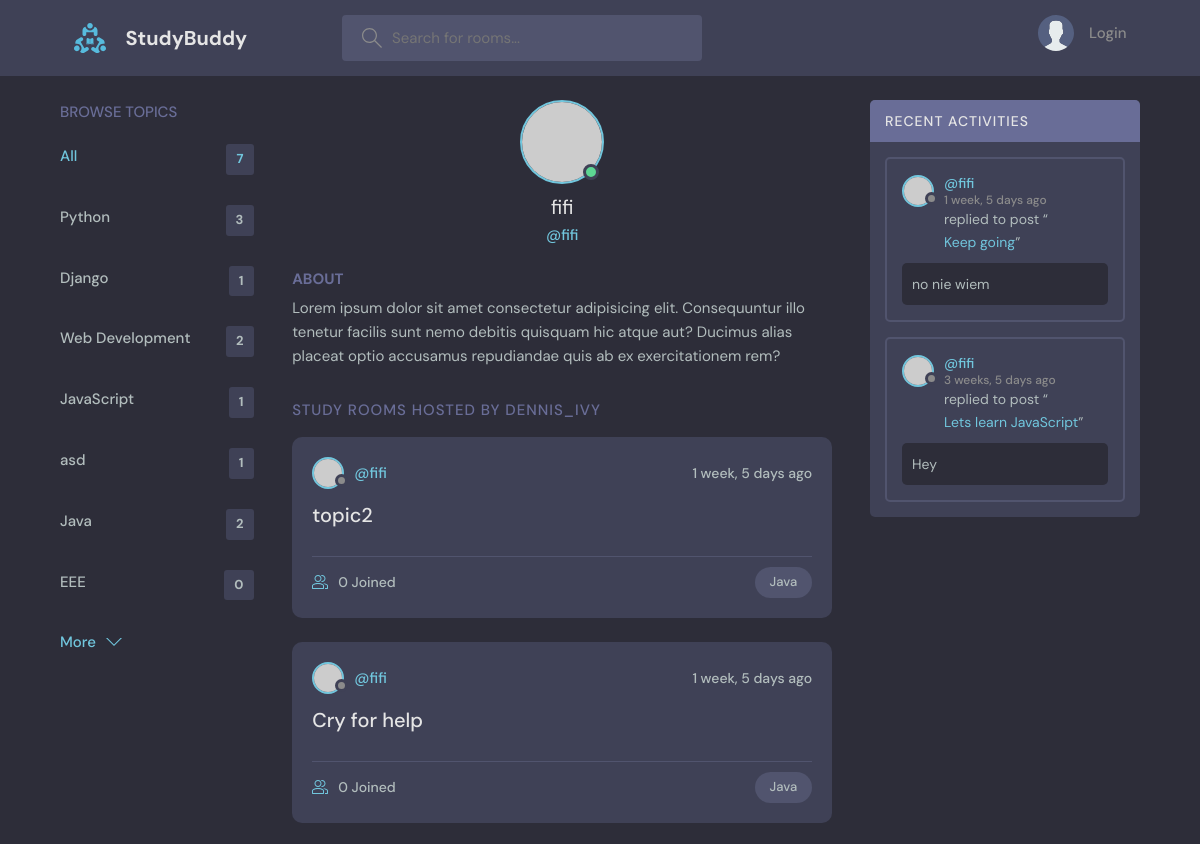
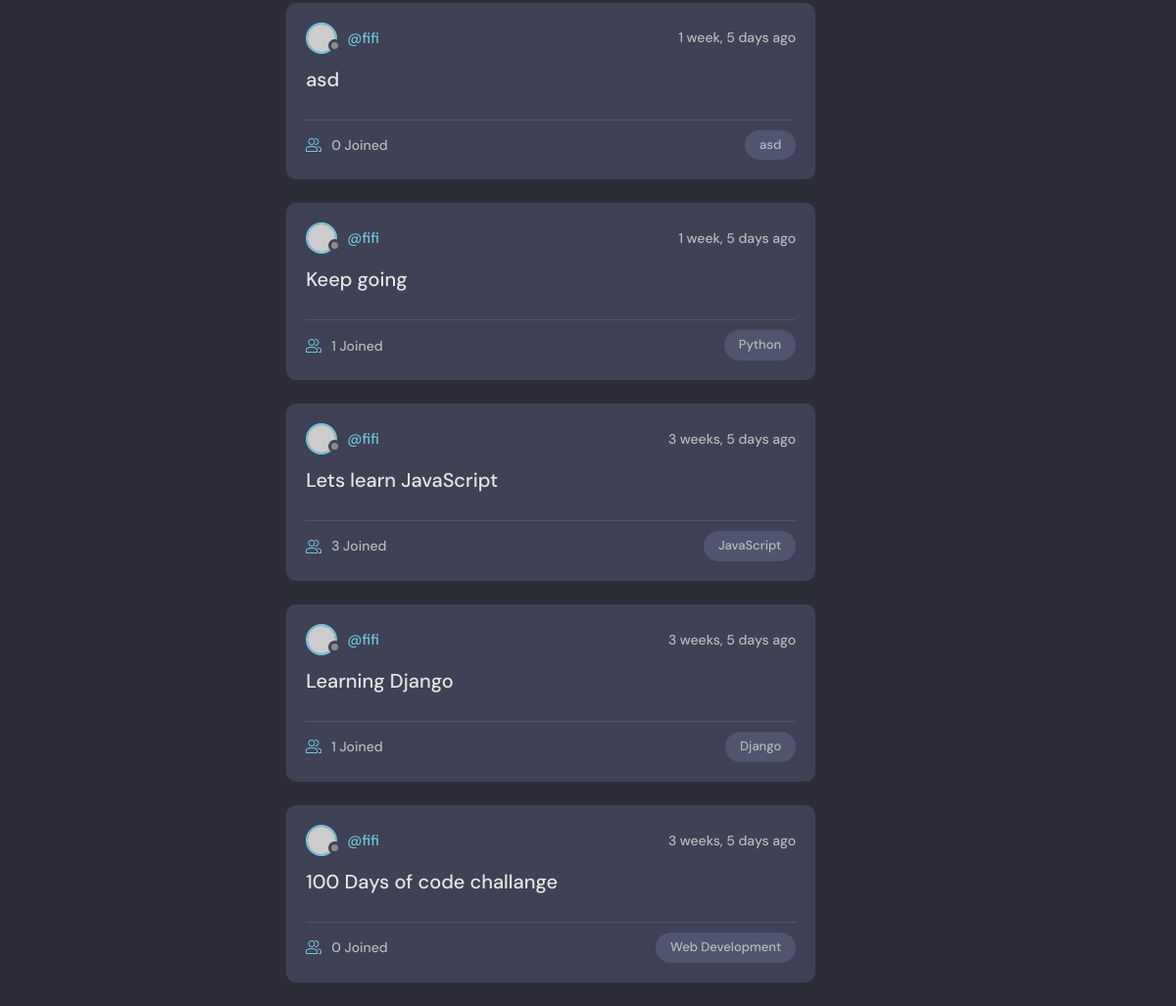
The app's page /profile/1/, older data (2 pictures, top to bottom).
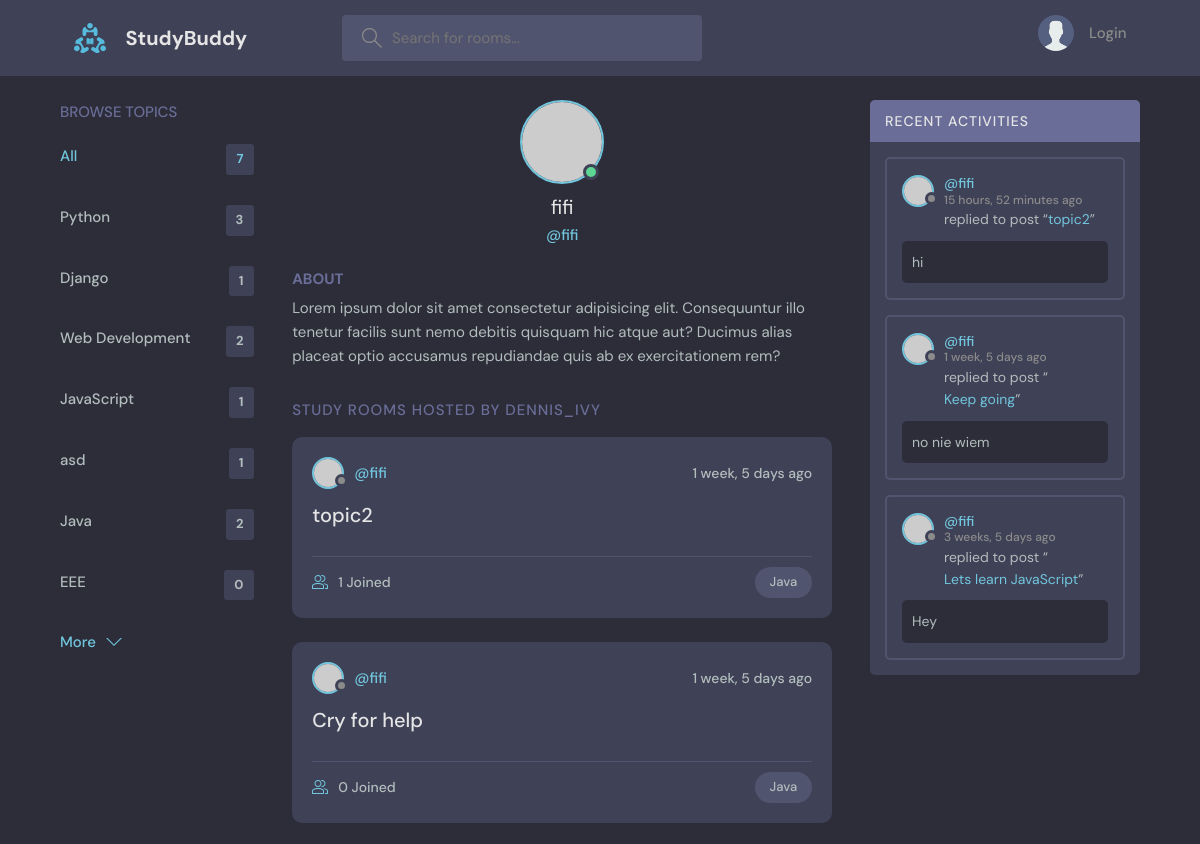
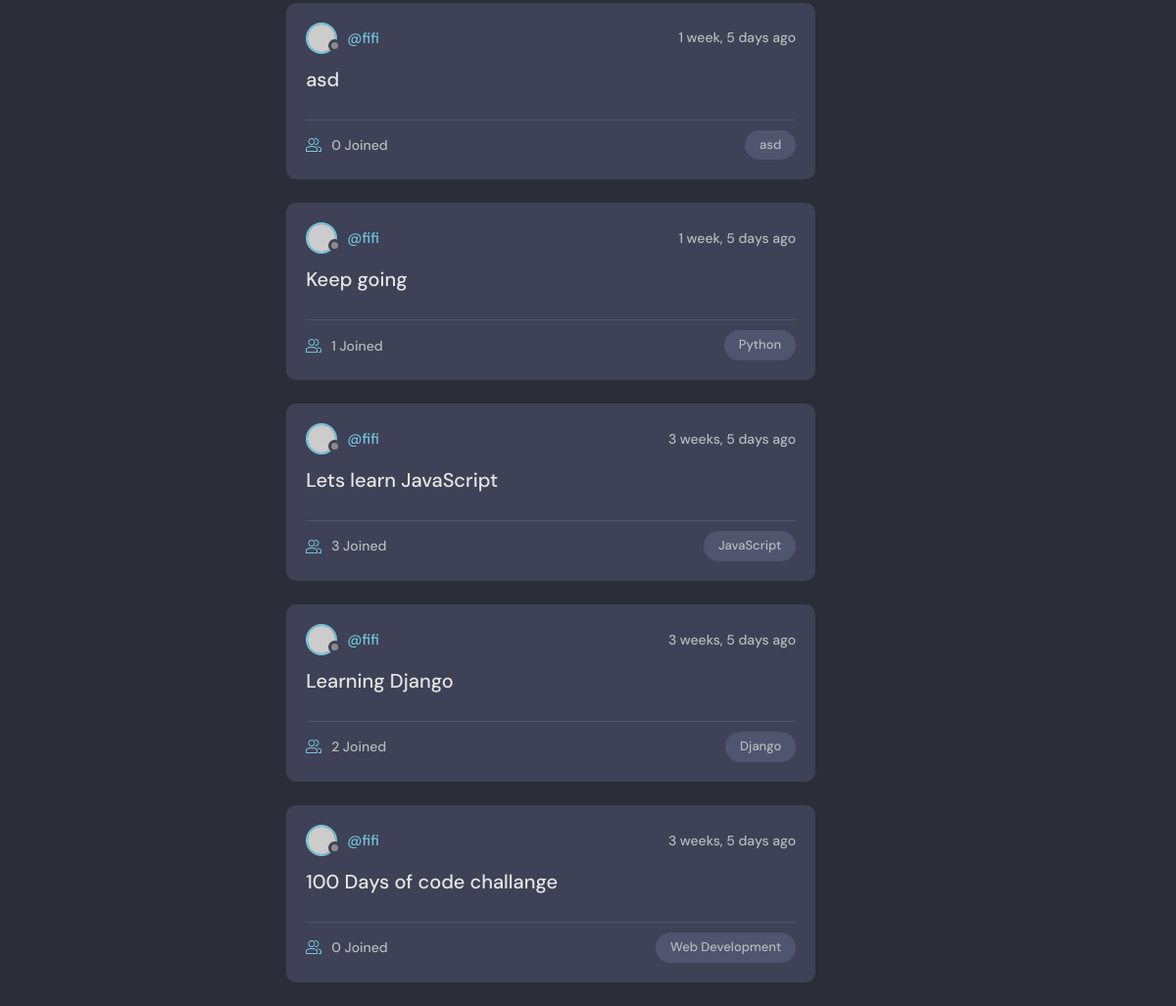
The same page, newer data (2 pictures, top to bottom).
### base/models.py (models this page shows, shortened)
class Topic(models.Model):
    name = models.CharField(max_length=200)

class Room(models.Model):
    host = models.ForeignKey(User, on_delete=models.SET_NULL, null=True)
    topic = models.ForeignKey(Topic, on_delete=models.SET_NULL, null=True)
    name = models.CharField(max_length=200)
    description = models.TextField(null=True, blank=True)
    participants = models.ManyToManyField(User, related_name='participants', blank=True)
    updated = models.DateTimeField(auto_now=True)
    created = models.DateTimeField(auto_now_add=True)
    class Meta:
        ordering = ['-updated', '-created']
    def __str__(self):
        return self.name

class Message(models.Model):
    user = models.ForeignKey(User, on_delete=models.CASCADE)
    room = models.ForeignKey(Room, on_delete=models.CASCADE)
    body = models.TextField()
    updated = models.DateTimeField(auto_now=True)
    created = models.DateTimeField(auto_now_add=True)
    class Meta:
        ordering = ['-updated', '-created']

### base/views.py (the view)
# urls.py: path('profile/<str:pk>/', views.userProfile, name="user-profile"),
def userProfile(request, pk):
    user = User.objects.get(id=pk)
    rooms = user.room_set.all()
    room_messages = user.message_set.all()
    topics = Topic.objects.all()
    context = {
        'user': user,
        'rooms': rooms,
        'room_messages': room_messages,
        'topics': topics
    }
    return render(request, 'base/profile.html', context)

### base/templates/base/profile.html (shortened to what this page needs)
{% extends 'main.html' %}
{% block content %}
<main class="profile-page layout layout--3">
    <div class="container">
      {% include 'base/topics_component.html' %}
      <div class="roomList">
        <div class="profile">
          <div class="profile__avatar">
            <div class="avatar avatar--large active">
              <img src="https://randomuser.me/api/portraits/men/11.jpg" />
            </div>
          </div>
          <div class="profile__info">
            <h3>{{user.username}}</h3>
            <p>@{{user.username}}</p>
          </div>
          <div class="profile__about">
            <h3>About</h3>
            <p>
              Lorem ipsum dolor sit amet consectetur adipisicing elit. Consequuntur illo tenetur
              facilis sunt nemo debitis quisquam hic atque aut? Ducimus alias placeat optio
              accusamus repudiandae quis ab ex exercitationem rem?
            </p>
          </div>
        </div>
        <div class="roomList__header">
          <div>
            <h2>Study Rooms Hosted by dennis_ivy</a>
            </h2>
          </div>
        </div>
        {% include 'base/feed_component.html' %}
      </div>
      {% include 'base/activity_component.html' %}
    </div>
  </main>
{% endblock content %}

### templates/main.html (shortened to what this page needs)
<!DOCTYPE html>
{% load static %}
<html lang="en">
  <head>
    <link rel="stylesheet" href="{% static 'styles/style.css' %}" />
  </head>
  <body>
    {% include 'navbar.html' %}
    {% block content %}
    {% endblock %}
  </body>
</html>

### templates/navbar.html (shortened to what this page needs)
{% load static %}
<header class="header header--loggedIn">
    <div class="container">
      <a href="{% url 'home' %}" class="header__logo">
        <img src="{% static 'images/logo.svg' %}" />
        <h1>StudyBuddy</h1>
      </a>
      <form class="header__search" method="GET" action="{% url 'home' %}">
        <label>
          <input name="q" placeholder="Search for rooms..." />
        </label>
      </form>
      <nav class="header__menu">
        {% if request.user.is_authenticated %}
        <div class="header__user">
          <a href="{% url 'update-user' %}">
            <div class="avatar avatar--medium active">
              <img src="{% static 'images/avatar.svg' %}" />
            </div>
            <p>{{request.user.username}} <span>@{{request.user.username}}</span></p>
          </a>
          <button class="dropdown-button">
            <svg version="1.1" xmlns="http://www.w3.org/2000/svg" width="32" height="32" viewBox="0 0 32 32">
              <title>chevron-down</title>
              <path d="M16 21l-13-13h-3l16 16 16-16h-3l-13 13z"></path>
            </svg>
          </button>
        </div>
        {% else %}
        <a href="{% url 'login' %}">
            <img src="{% static 'images/avatar.svg' %}" />
            <p>Login</p>
        </a>
        {% endif %}
      </nav>
    </div>
  </header>

### base/templates/base/topics_component.html (shortened to what this page needs)
<div class="topics">
    <div class="topics__header">
      <h2>Browse Topics</h2>
    </div>
    <ul class="topics__list">
      <li>
        <a href="{% url 'home' %}" class="active">All <span>{{topics.count}}</span></a>
      </li>
      {% for topic in topics %}
      <li>
          <a href="{% url 'home' %}?q={{topic.name}}">{{topic.name}} <span>{{topic.room_set.all.count}}</span></a>
      </li>
      {% endfor %}
    </ul>
    <a class="btn btn--link" href="topics.html">
      More
      <svg version="1.1" xmlns="http://www.w3.org/2000/svg" width="32" height="32" viewBox="0 0 32 32">
        <title>chevron-down</title>
        <path d="M16 21l-13-13h-3l16 16 16-16h-3l-13 13z"></path>
      </svg>
    </a>
</div>

### base/templates/base/feed_component.html (shortened to what this page needs)
{% for room in rooms %}
<div class="roomListRoom">
    <div class="roomListRoom__header">
      <a href="{% url 'user-profile' room.host.id %}" class="roomListRoom__author">
        <div class="avatar avatar--small">
          <img src="https://randomuser.me/api/portraits/women/11.jpg" />
        </div>
        <span>@{{room.host.username}}</span>
      </a>
      <div class="roomListRoom__actions">
        <span>{{room.created|timesince}} ago</span>
      </div>
    </div>
    <div class="roomListRoom__content">
      <a href="{% url 'room' room.id %}">{{room.name}}</a>
    </div>
    <div class="roomListRoom__meta">
      <a href="{% url 'room' room.id %}" class="roomListRoom__joined">
        {{room.participants.all.count}} Joined
      </a>
      <p class="roomListRoom__topic">{{room.topic.name}}</p>
    </div>
</div>
{% endfor %}

### base/templates/base/activity_component.html (shortened to what this page needs)
<div class="activities">
    <div class="activities__header">
      <h2>Recent Activities</h2>
    </div>
    {% for message in room_messages %}
    <div class="activities__box">
      <div class="activities__boxHeader roomListRoom__header">
        <a href="{% url 'user-profile' message.user.id %}" class="roomListRoom__author">
          <div class="avatar avatar--small">
            <img src="https://randomuser.me/api/portraits/women/11.jpg" />
          </div>
          <p>
            @{{message.user}}
            <span>{{message.created|timesince}} ago</span>
          </p>
        </a>
      </div>
      <div class="activities__boxContent">
        <p>replied to post “<a href="{% url 'room' message.room.id %}">{{message.room}}</a>”</p>
        <div class="activities__boxRoomContent">
            {{message.body}}
        </div>
      </div>
    </div>
    {% endfor %}
  </div>

Row changes from the older to the newer data that the page shows:
computed for Room "topic2": participants.all.count "0" → "1"
computed for Room "Learning Django": participants.all.count "1" → "2"
added Message: user "fifi", created "15 hours, 52 minutes", room "topic2", body "hi"
